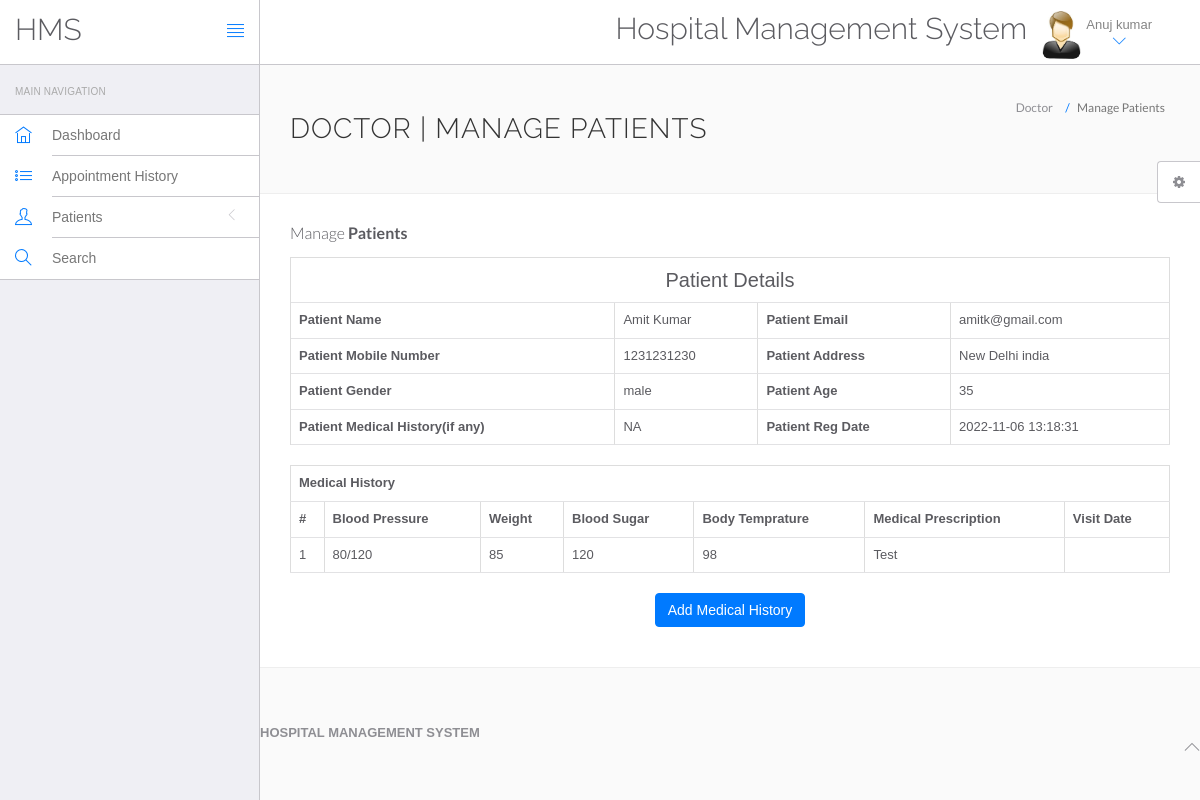
The page /hms/doctor/view-patient.php?viewid=1 (signed in) on the database its author committed.
### tables this page shows
CREATE TABLE `doctors` (
  `id` int(11) NOT NULL,
  `specilization` varchar(255) DEFAULT NULL,
  `doctorName` varchar(255) DEFAULT NULL,
  `address` longtext DEFAULT NULL,
  `docFees` varchar(255) DEFAULT NULL,
  `contactno` bigint(11) DEFAULT NULL,
  `docEmail` varchar(255) DEFAULT NULL,
  `password` varchar(255) DEFAULT NULL,
  `creationDate` timestamp NULL DEFAULT current_timestamp()

);

CREATE TABLE `tblpatient` (
  `ID` int(10) NOT NULL,
  `Docid` int(10) DEFAULT NULL,
  `PatientName` varchar(200) DEFAULT NULL,
  `PatientContno` bigint(10) DEFAULT NULL,
  `PatientEmail` varchar(200) DEFAULT NULL,
  `PatientGender` varchar(50) DEFAULT NULL,
  `PatientAdd` mediumtext DEFAULT NULL,
  `PatientAge` int(10) DEFAULT NULL,
  `PatientMedhis` mediumtext DEFAULT NULL,
  `CreationDate` timestamp NULL DEFAULT current_timestamp()
);

CREATE TABLE `tblmedicalhistory` (
  `ID` int(10) NOT NULL,
  `PatientID` int(10) DEFAULT NULL,
  `BloodPressure` varchar(200) DEFAULT NULL,
  `BloodSugar` varchar(200) NOT NULL,
  `Weight` varchar(100) DEFAULT NULL,
  `Temperature` varchar(200) DEFAULT NULL,
  `MedicalPres` mediumtext DEFAULT NULL
);

### hms/doctor/view-patient.php (the view, shortened to what this page needs)
<?php
include('include/config.php');
if(strlen($_SESSION['id']==0)) {
 header('location:logout.php');
  } else{
?>
<!DOCTYPE html>
<html lang="en">
	<head>
		<link rel="stylesheet" href="vendor/bootstrap/css/bootstrap.min.css">
		<link rel="stylesheet" href="vendor/fontawesome/css/font-awesome.min.css">
		<link rel="stylesheet" href="vendor/themify-icons/themify-icons.min.css">
		<link href="vendor/animate.css/animate.min.css" rel="stylesheet" media="screen">
		<link href="vendor/perfect-scrollbar/perfect-scrollbar.min.css" rel="stylesheet" media="screen">
		<link href="vendor/switchery/switchery.min.css" rel="stylesheet" media="screen">
		<link href="vendor/bootstrap-touchspin/jquery.bootstrap-touchspin.min.css" rel="stylesheet" media="screen">
		<link href="vendor/select2/select2.min.css" rel="stylesheet" media="screen">
		<link href="vendor/bootstrap-datepicker/bootstrap-datepicker3.standalone.min.css" rel="stylesheet" media="screen">
		<link href="vendor/bootstrap-timepicker/bootstrap-timepicker.min.css" rel="stylesheet" media="screen">
		<link rel="stylesheet" href="assets/css/styles.css">
		<link rel="stylesheet" href="assets/css/plugins.css">
		<link rel="stylesheet" href="assets/css/themes/theme-1.css" id="skin_color" />
	</head>
	<body>
		<div id="app">
<?php include('include/sidebar.php');?>
<div class="app-content">
<?php include('include/header.php');?>
<div class="main-content" >
<div class="wrap-content container" id="container">
<section id="page-title">
<div class="row">
<div class="col-sm-8">
<h1 class="mainTitle">Doctor | Manage Patients</h1>
</div>
<ol class="breadcrumb">
<li>
<span>Doctor</span>
</li>
<li class="active">
<span>Manage Patients</span>
</li>
</ol>
</div>
</section>
<div class="container-fluid container-fullw bg-white">
<div class="row">
<div class="col-md-12">
<h5 class="over-title margin-bottom-15">Manage <span class="text-bold">Patients</span></h5>
<?php
                               $vid=$_GET['viewid'];
                               $ret=mysqli_query($con,"select * from tblpatient where ID='$vid'");
$cnt=1;
while ($row=mysqli_fetch_array($ret)) {
                               ?>
<table border="1" class="table table-bordered">
 <tr align="center">
<td colspan="4" style="font-size:20px;color:blue">
 Patient Details</td></tr>
    <tr>
    <th scope>Patient Name</th>
    <td><?php  echo $row['PatientName'];?></td>
    <th scope>Patient Email</th>
    <td><?php  echo $row['PatientEmail'];?></td>
  </tr>
  <tr>
    <th scope>Patient Mobile Number</th>
    <td><?php  echo $row['PatientContno'];?></td>
    <th>Patient Address</th>
    <td><?php  echo $row['PatientAdd'];?></td>
  </tr>
    <tr>
    <th>Patient Gender</th>
    <td><?php  echo $row['PatientGender'];?></td>
    <th>Patient Age</th>
    <td><?php  echo $row['PatientAge'];?></td>
  </tr>
  <tr>
    <th>Patient Medical History(if any)</th>
    <td><?php  echo $row['PatientMedhis'];?></td>
     <th>Patient Reg Date</th>
    <td><?php  echo $row['CreationDate'];?></td>
  </tr>
<?php }?>
</table>
<?php
$ret=mysqli_query($con,"select * from tblmedicalhistory  where PatientID='$vid'");
 ?>
<table id="datatable" class="table table-bordered dt-responsive nowrap" style="border-collapse: collapse; border-spacing: 0; width: 100%;">
  <tr align="center">
   <th colspan="8" >Medical History</th>
  </tr>
  <tr>
    <th>#</th>
<th>Blood Pressure</th>
<th>Weight</th>
<th>Blood Sugar</th>
<th>Body Temprature</th>
<th>Medical Prescription</th>
<th>Visit Date</th>
</tr>
<?php
while ($row=mysqli_fetch_array($ret)) {
  ?>
<tr>
  <td><?php echo $cnt;?></td>
 <td><?php  echo $row['BloodPressure'];?></td>
 <td><?php  echo $row['Weight'];?></td>
 <td><?php  echo $row['BloodSugar'];?></td>
  <td><?php  echo $row['Temperature'];?></td>
  <td><?php  echo $row['MedicalPres'];?></td>
  <td><?php  echo $row['CreationDate'];?></td>
</tr>
<?php $cnt=$cnt+1;} ?>
</table>
<p align="center">
 <button class="btn btn-primary waves-effect waves-light w-lg" data-toggle="modal" data-target="#myModal">Add Medical History</button></p>
</div>
</div>
</div>
</div>
	<?php include('include/footer.php');?>
	<?php include('include/setting.php');?>
		</div>
	</body>
</html>
<?php }  ?>

### hms/doctor/include/header.php (shortened to what this page needs)
<header class="navbar navbar-default navbar-static-top">
					<div class="navbar-header">
						<a class="navbar-brand" href="#">
							<h2 style="padding-top:20% ">HMS</h2>
						</a>
						<a href="#" class="sidebar-toggler pull-right visible-md visible-lg" data-toggle-class="app-sidebar-closed" data-toggle-target="#app">
							<i class="ti-align-justify"></i>
						</a>
					</div>
					<div class="navbar-collapse collapse">
						<ul class="nav navbar-right">
								<li  style="padding-top:2% ">
								<h2>Hospital Management System</h2>
							</li>
							<li class="dropdown current-user">
								<a href class="dropdown-toggle" data-toggle="dropdown">
									<img src="assets/images/images.jpg" > <span class="username">
									<?php $query=mysqli_query($con,"select doctorName from doctors where id='".$_SESSION['id']."'");
while($row=mysqli_fetch_array($query))
{
	echo $row['doctorName'];
}
									?> <i class="ti-angle-down"></i></i></span>
								</a>
							</li>
						</ul>
					</div>
				</header>

### hms/doctor/assets/css/themes/theme-1.css (style rules this page uses)
body { background: #FAFAFA; }
header .navbar-header { background: #ffffff !important; border-right-color: #c8c7cc !important; border-bottom-color: #c8c7cc !important; }
header .navbar-header .sidebar-toggler, header .navbar-header .sidebar-mobile-toggler { color: #007aff !important; }
header .navbar-header .navbar-brand { color: #777 !important; }
header .navbar-collapse { background: #ffffff !important; border-bottom-color: #c8c7cc !important; box-shadow: none !important; }
header .navbar-collapse .navbar-right > li > a { color: #777; }
header .navbar-collapse .navbar-right > li > a i { color: #007aff !important; }

### rows shown on the page
doctors: doctorName "Anuj kumar"
tblpatient: PatientName "Amit Kumar", PatientEmail "amitk@gmail.com", PatientContno "1231231230", PatientAdd "New Delhi india", PatientGender "male", PatientAge "35", PatientMedhis "NA", CreationDate "2022-11-06 13:18:31"
tblmedicalhistory: BloodPressure "80/120", Weight "85", BloodSugar "120", Temperature "98", MedicalPres "Test"
